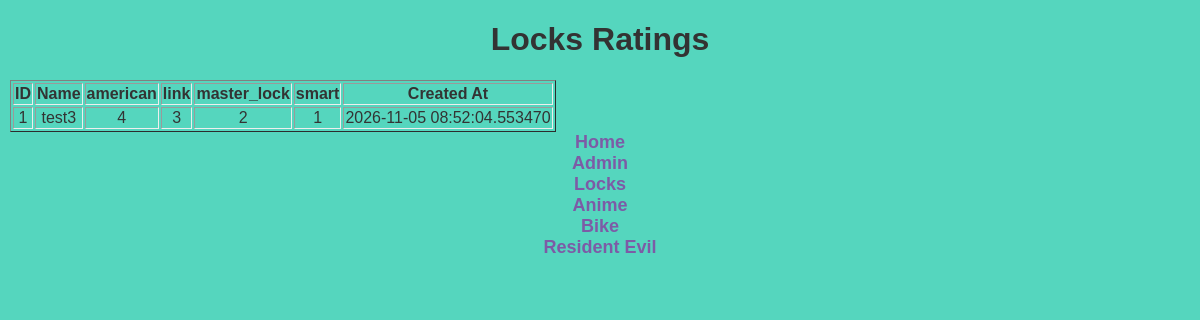
The page /admin/locksResults on the database as committed earlier.
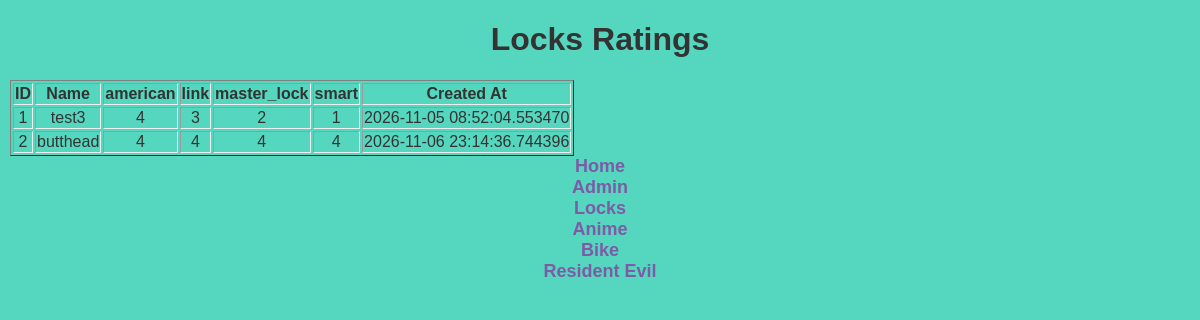
The same page on the database as committed later.
### dbDef.py (models this page shows)
class LockRatings(db.Model):
    id = db.Column(db.Integer, primary_key=True)
    american = db.Column(db.Integer, nullable=False)
    link = db.Column(db.Integer, nullable=False)
    master_lock = db.Column(db.Integer, nullable=False)
    smart = db.Column(db.Integer, nullable=False)
    name = db.Column(db.String(50),nullable=False)
    created_at = db.Column(db.DateTime)

### app.py (the view)
@app.route("/admin/locksResults")
def locksResults():
     locksResults = LockRatings.query.all()
     return render_template("/locks/locksResults.html", locksResults = locksResults)

### templates/locks/locksResults.html (shortened to what this page needs)
{% extends 'baseAdmin.html' %}
{% block content %}
<h1>Locks Ratings</h1>
<table class="table table-striped" border="1">
    <tr>
        <th>ID</th>
        <th>Name</th>
        <th>american</th>
        <th>link</th>
        <th>master_lock</th>
        <th>smart</th>
        <th>Created At</th>
    </tr>
    {% for feedback in locksResults %}
    <tr>
        <td>{{ feedback.id }}</td>
        <td>{{ feedback.name }}</td>
        <td>{{ feedback.american }}</td>
        <td>{{ feedback.link }}</td>
        <td>{{ feedback.master_lock }}</td>
        <td>{{ feedback.smart }}</td>
        <td>{{ feedback.created_at }}</td>
    </tr>
    {% endfor %}
</table>
{% endblock %}

### templates/baseAdmin.html (shortened to what this page needs)
<!doctype html>
<html lang="en">
  <head>
    <link
      rel="stylesheet"
      href="{{url_for('static',filename='css/style.css')}}"
    />
  </head>
  <body>
     {% block content %} {% endblock content %}
        <a href="{{url_for('home')}}" class="btn btn-primary">Home</a>
      <br>
        <a href="{{url_for('admin')}}" class="btn btn-primary">Admin</a>
      <br>
        <a href="{{url_for('locksResults')}}" class="btn btn-primary">Locks</a>
      <br>
        <a href="{{url_for('hurricaneResults')}}" class="btn btn-primary">Anime</a>
      <br>
        <a href="{{url_for('claretResults')}}" class="btn btn-primary">Bike</a>
      <br>
        <a href="{{ url_for('tayandjResults') }}" class="btn btn-primary">Resident Evil</a>
  </body>
</html>

### static/css/style.css (style rules this page uses)
body { font-family: Arial, sans-serif; margin: 10px; background-color: #55D6BE; color: #333; text-align: center; font-size: 48; text-shadow: purple; }
a { color: #7D5BA6; text-decoration: none; font-weight: bold; margin: 0 20px; font-size: 18px; }
tr { box-shadow: purple; border: 10px; text-shadow: crimson; border: 5px; }
td { font-family:'Franklin Gothic Medium', 'Arial Narrow', Arial, sans-serif; }

Rows that differ between the two databases and show on the page:
added LockRatings: id "2", name "butthead", american "4", link "4", master_lock "4", smart "4", created_at "2026-11-06 23:14:36.744396"
